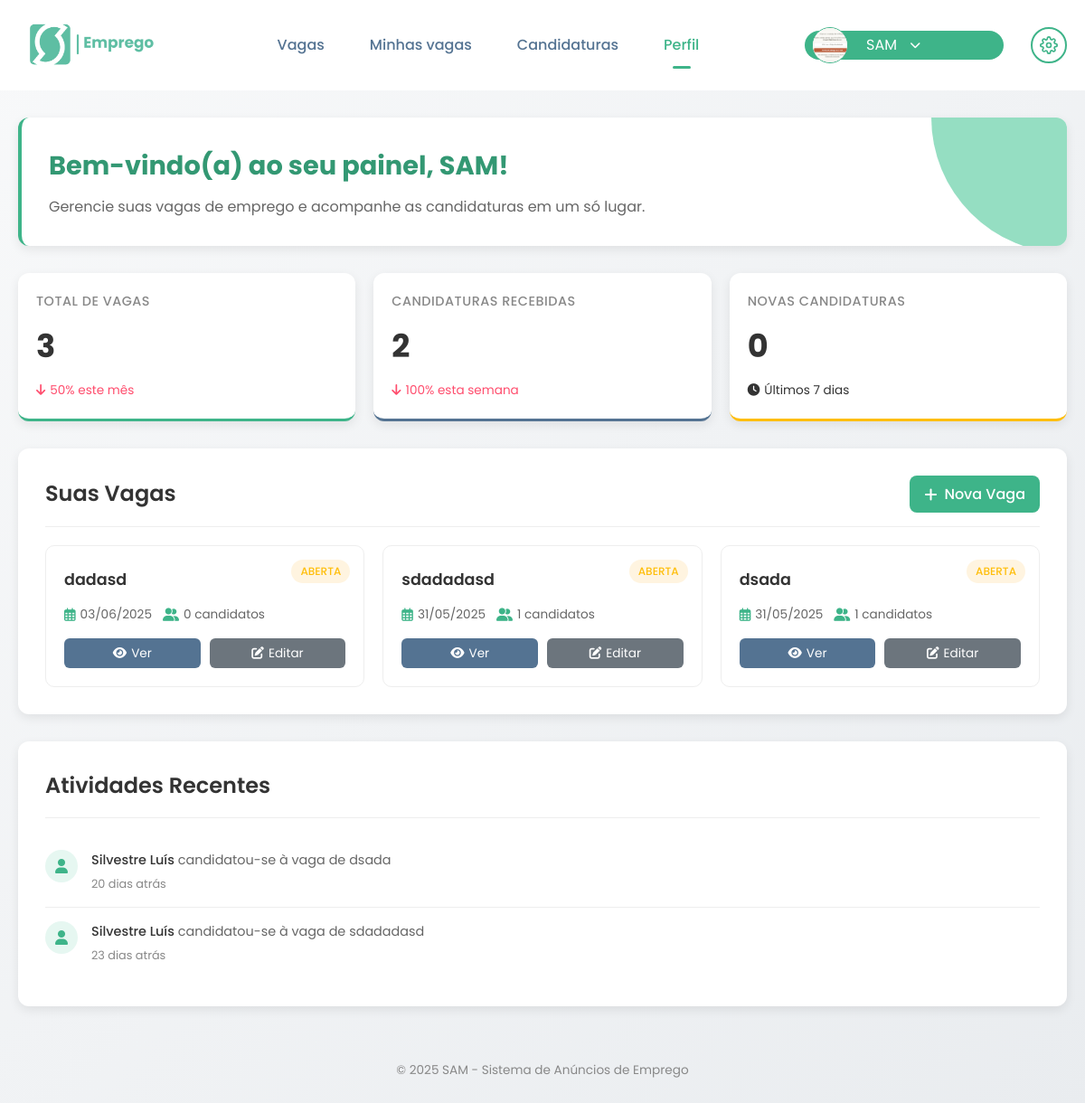
The page /Sam_emprego/painel_empresa.php (signed in) on the database its author committed.
### tables this page shows
CREATE TABLE `empresas_recrutamento` (
  `id` int(11) NOT NULL,
  `nome` varchar(255) NOT NULL,
  `logo` varchar(255) DEFAULT NULL,
  `email` varchar(255) NOT NULL,
  `senha` varchar(255) NOT NULL,
  `telefone` varchar(20) DEFAULT NULL,
  `endereco` varchar(255) DEFAULT NULL,
  `descricao` text DEFAULT NULL,
  `setor` varchar(100) DEFAULT NULL,
  `tamanho` varchar(50) DEFAULT NULL,
  `website` varchar(255) DEFAULT NULL,
  `data_registro` timestamp NOT NULL DEFAULT current_timestamp(),
  `status` enum('Ativo','Inativo','Pendente') DEFAULT 'Ativo'
);

CREATE TABLE `vagas` (
  `id` int(11) NOT NULL,
  `empresa_id` int(11) NOT NULL,
  `titulo` varchar(255) NOT NULL,
  `descricao` text NOT NULL,
  `requisitos` text DEFAULT NULL,
  `departamento` varchar(100) DEFAULT NULL,
  `localizacao` varchar(255) DEFAULT NULL,
  `tipo_contrato` varchar(50) NOT NULL,
  `salario_min` decimal(10,2) DEFAULT NULL,
  `salario_max` decimal(10,2) DEFAULT NULL,
  `data_publicacao` timestamp NOT NULL DEFAULT current_timestamp(),
  `data_expiracao` date DEFAULT NULL,
  `status` enum('Aberta','Fechada','Pausada','Rascunho','Em análise','Finalizada') DEFAULT 'Aberta',
  `categoria` varchar(100) DEFAULT NULL,
  `localizacao_tipo` varchar(50) DEFAULT NULL,
  `periodo_salario` varchar(20) DEFAULT NULL,
  `metodo_pagamento` varchar(50) DEFAULT NULL,
  `idioma` varchar(50) DEFAULT NULL,
  `fuso_horario` varchar(20) DEFAULT NULL,
  `dias_uteis` varchar(30) DEFAULT NULL,
  `horas_semanais_min` int(11) DEFAULT NULL,
  `horas_semanais_max` int(11) DEFAULT NULL,
  `horas_diarias_min` int(11) DEFAULT NULL,
  `horas_diarias_max` int(11) DEFAULT NULL,
  `hora_inicio` time DEFAULT NULL,
  `hora_fim` time DEFAULT NULL
);

CREATE TABLE `candidaturas` (
  `id` int(11) NOT NULL,
  `candidato_id` int(11) NOT NULL,
  `vaga_id` int(11) NOT NULL,
  `data_candidatura` timestamp NOT NULL DEFAULT current_timestamp(),
  `status` enum('Pendente','Visualizada','Em análise','Entrevista','Aprovado','Rejeitado') DEFAULT 'Pendente',
  `notas` text DEFAULT NULL,
  `entrevista_data` date DEFAULT NULL,
  `entrevista_hora` time DEFAULT NULL,
  `entrevista_tipo` varchar(20) DEFAULT NULL,
  `entrevista_local` text DEFAULT NULL
);

CREATE TABLE `candidatos` (
  `id` int(11) NOT NULL,
  `nome` varchar(255) NOT NULL,
  `email` varchar(255) NOT NULL,
  `senha` varchar(255) NOT NULL,
  `telefone` varchar(20) DEFAULT NULL,
  `data_nascimento` date DEFAULT NULL,
  `endereco` varchar(255) DEFAULT NULL,
  `formacao` text DEFAULT NULL,
  `experiencia` text DEFAULT NULL,
  `habilidades` text DEFAULT NULL,
  `curriculo_path` varchar(255) DEFAULT NULL,
  `data_registro` timestamp NOT NULL DEFAULT current_timestamp(),
  `status` enum('Ativo','Inativo','Pendente') DEFAULT 'Pendente',
  `perfil_completo` tinyint(1) DEFAULT 0
);

### Sam_emprego/painel_empresa.php (the view, shortened to what this page needs)
<?php
    require_once 'config/database.php';
    try {
        $stmt = $pdo->prepare("SELECT * FROM empresas_recrutamento WHERE id = ?");
        $stmt->execute([$_SESSION['empresa_id']]);
        $empresa = $stmt->fetch();
        $stmt = $pdo->prepare("SELECT * FROM vagas WHERE empresa_id = ? ORDER BY data_publicacao DESC");
        $stmt->execute([$_SESSION['empresa_id']]);
        $vagas = $stmt->fetchAll();
        $stmt = $pdo->prepare("
            SELECT COUNT(*) as total
            FROM candidaturas c
            JOIN vagas v ON c.vaga_id = v.id
            WHERE v.empresa_id = ?
        ");
        $stmt->execute([$_SESSION['empresa_id']]);
        $totalCandidaturas = $stmt->fetch()['total'] ?? 0;
        $stmt = $pdo->prepare("
            SELECT COUNT(*) as total
            FROM candidaturas c
            JOIN vagas v ON c.vaga_id = v.id
            WHERE v.empresa_id = ?
            AND c.data_candidatura >= DATE_SUB(NOW(), INTERVAL 7 DAY)
        ");
        $stmt->execute([$_SESSION['empresa_id']]);
        $novasCandidaturas = $stmt->fetch()['total'] ?? 0;
        $stmt = $pdo->prepare("
            SELECT
                COUNT(*) as total_atual,
                (SELECT COUNT(*) FROM vagas
                 WHERE empresa_id = ?
                 AND data_publicacao < DATE_FORMAT(NOW(), '%Y-%m-01')
                ) as total_anterior
            FROM vagas
            WHERE empresa_id = ?
            AND data_publicacao >= DATE_FORMAT(NOW(), '%Y-%m-01')
        ");
        $stmt->execute([$_SESSION['empresa_id'], $_SESSION['empresa_id']]);
        $crescimentoVagas = $stmt->fetch();
        $percentualCrescimentoVagas = $crescimentoVagas['total_anterior'] > 0
            ? round((($crescimentoVagas['total_atual'] - $crescimentoVagas['total_anterior']) / $crescimentoVagas['total_anterior']) * 100)
            : 0;
        $stmt = $pdo->prepare("
            SELECT
                COUNT(*) as total_atual,
                (SELECT COUNT(*)
                 FROM candidaturas c
                 JOIN vagas v ON c.vaga_id = v.id
                 WHERE v.empresa_id = ?
                 AND c.data_candidatura < DATE_SUB(NOW(), INTERVAL 7 DAY)
                ) as total_anterior
            FROM candidaturas c
            JOIN vagas v ON c.vaga_id = v.id
            WHERE v.empresa_id = ?
            AND c.data_candidatura >= DATE_SUB(NOW(), INTERVAL 7 DAY)
        ");
        $stmt->execute([$_SESSION['empresa_id'], $_SESSION['empresa_id']]);
        $crescimentoCandidaturas = $stmt->fetch();
        $percentualCrescimentoCandidaturas = $crescimentoCandidaturas['total_anterior'] > 0
            ? round((($crescimentoCandidaturas['total_atual'] - $crescimentoCandidaturas['total_anterior']) / $crescimentoCandidaturas['total_anterior']) * 100)
            : 0;
        $stmt = $pdo->prepare("
            SELECT
                c.*,
                v.titulo as vaga_titulo,
                cd.nome as candidato_nome,
                TIMESTAMPDIFF(HOUR, c.data_candidatura, NOW()) as horas_antes
            FROM candidaturas c
            JOIN vagas v ON c.vaga_id = v.id
            JOIN candidatos cd ON c.candidato_id = cd.id
            WHERE v.empresa_id = ?
            ORDER BY c.data_candidatura DESC
            LIMIT 3
        ");
        $stmt->execute([$_SESSION['empresa_id']]);
        $atividadesRecentes = $stmt->fetchAll();
        $stmt = $pdo->prepare("
            SELECT v.id, COUNT(c.id) as total_candidatos
            FROM vagas v
            LEFT JOIN candidaturas c ON v.id = c.vaga_id
            WHERE v.empresa_id = ?
            GROUP BY v.id
        ");
        $stmt->execute([$_SESSION['empresa_id']]);
        $candidatosPorVaga = [];
        while ($row = $stmt->fetch()) {
            $candidatosPorVaga[$row['id']] = $row['total_candidatos'];
        }
    } catch (PDOException $e) {
        $erro = "Erro ao carregar dados: " . $e->getMessage();
    }
?>
<!DOCTYPE html>
<html lang="pt-BR">
<head>
    <link rel="stylesheet" href="../all.css/emprego.css/emp_vagas.css">
    <link rel="stylesheet" href="../all.css/emprego.css/emp_search.css">
    <link rel="stylesheet" href="../all.css/emprego.css/emp_header.css">
    <link rel="stylesheet" href="https://cdnjs.cloudflare.com/ajax/libs/font-awesome/6.0.0/css/all.min.css">
</head>
<body>
    <header class="header">
        <div class="header-content">
            <div class="logo">
                <img src="../fotos/sam30-13.png" alt="SAM Emprego Logo">
            </div>
            <div class="nav-container">
                <nav class="nav-menu">
                    <a href="job_search_page_emp.php">Vagas</a>
                    <a href="emp_vagas.php">Minhas vagas</a>
                    <a href="empresas_candidaturas.php">Candidaturas</a>
                    <a href="painel_empresa.php" class="active">Perfil</a>
                </nav>
            </div>
            <div class="user-section">
                <div class="user-dropdown" id="userDropdownToggle">
                    <div class="user-avatar">
                        <img src="<?php echo !empty($empresa['logo']) ? htmlspecialchars($empresa['logo']) : 'sam2-05.png'; ?>" alt="Logo da Empresa" width="40">
                    </div>
                        <span><?php echo htmlspecialchars($empresa['nome'] ?? $_SESSION['empresa_nome']); ?></span>
                    <i class="fas fa-chevron-down dropdown-arrow"></i>
                </div>
                  <div class="settings-icon">
                    <a href="configuracoes_empresa.php">
                    </a>
                </div>
            </div>
        </div>
    </header>
    <div class="container">
        <div class="welcome-section">
            <h1>Bem-vindo(a) ao seu painel, <?php echo htmlspecialchars($empresa['nome'] ?? $_SESSION['empresa_nome']); ?>!</h1>
            <p>Gerencie suas vagas de emprego e acompanhe as candidaturas em um só lugar.</p>
        </div>
        <div class="stats-container">
            <div class="stat-card">
                <h3>Total de Vagas</h3>
                <p class="stat-number"><?php echo count($vagas); ?></p>
                <span class="stat-trend <?php echo $percentualCrescimentoVagas >= 0 ? 'up' : 'down'; ?>">
                    <i class="fas fa-arrow-<?php echo $percentualCrescimentoVagas >= 0 ? 'up' : 'down'; ?>"></i>
                    <?php echo abs($percentualCrescimentoVagas); ?>% este mês
                </span>
            </div>
            <div class="stat-card">
                <h3>Candidaturas Recebidas</h3>
                <p class="stat-number"><?php echo $totalCandidaturas ?? 0; ?></p>
                <span class="stat-trend <?php echo $percentualCrescimentoCandidaturas >= 0 ? 'up' : 'down'; ?>">
                    <i class="fas fa-arrow-<?php echo $percentualCrescimentoCandidaturas >= 0 ? 'up' : 'down'; ?>"></i>
                    <?php echo abs($percentualCrescimentoCandidaturas); ?>% esta semana
                </span>
            </div>
            <div class="stat-card">
                <h3>Novas Candidaturas</h3>
                <p class="stat-number"><?php echo $novasCandidaturas ?? 0; ?></p>
                <span class="stat-trend">
                    <i class="fas fa-clock"></i> Últimos 7 dias
                </span>
            </div>
        </div>
        <div class="jobs-section">
            <div class="section-header">
                <h2>Suas Vagas</h2>
                <a href="registro_vagas.php" class="action-btn">
                    <i class="fas fa-plus"></i> Nova Vaga
                </a>
            </div>
            <?php if (isset($vagas) && count($vagas) > 0): ?>
                <div class="jobs-list">
                    <?php foreach($vagas as $vaga): ?>
                        <div class="vaga-item">
                            <span class="vaga-status status-<?php echo strtolower($vaga['status']) === 'ativa' ? 'ativa' : (strtolower($vaga['status']) === 'encerrada' ? 'encerrada' : 'pausada'); ?>">
                                <?php echo htmlspecialchars($vaga['status']); ?>
                            </span>
                            <h3><?php echo htmlspecialchars($vaga['titulo']); ?></h3>
                            <div class="vaga-meta">
                                <div class="vaga-meta-item">
                                    <i class="far fa-calendar-alt"></i>
                                    <?php echo date('d/m/Y', strtotime($vaga['data_publicacao'])); ?>
                                </div>
                                <div class="vaga-meta-item">
                                    <i class="fas fa-user-friends"></i>
                                    <?php echo $candidatosPorVaga[$vaga['id']] ?? 0; ?> candidatos
                                </div>
                            </div>
                            <div class="vaga-actions">
                                <a href="job_view_page.php?id=<?php echo $vaga['id']; ?>" class="btn-small btn-view">
                                    <i class="fas fa-eye"></i> Ver
                                </a>
                                <a href="editar_vaga.php?id=<?php echo $vaga['id']; ?>" class="btn-small btn-edit">
                                    <i class="fas fa-edit"></i> Editar
                                </a>
                            </div>
                        </div>
                    <?php endforeach; ?>
                </div>
            <?php endif; ?>
        </div>
        <div class="recent-activity">
            <div class="section-header">
                <h2>Atividades Recentes</h2>
            </div>
            <ul class="activity-list">
                <?php if (isset($atividadesRecentes) && !empty($atividadesRecentes)): ?>
                    <?php foreach($atividadesRecentes as $atividade): ?>
                        <li class="activity-item">
                            <div class="activity-icon icon-candidate">
                                <i class="fas fa-user"></i>
                            </div>
                            <div class="activity-content">
                                <p><span class="highlight"><?php echo htmlspecialchars($atividade['candidato_nome']); ?></span> candidatou-se à vaga de <?php echo htmlspecialchars($atividade['vaga_titulo']); ?></p>
                                <div class="activity-time">
                                    <?php
                                    if ($atividade['horas_antes'] < 24) {
                                        echo $atividade['horas_antes'] . ' horas atrás';
                                    } else {
                                        echo floor($atividade['horas_antes'] / 24) . ' dias atrás';
                                    }
                                    ?>
                                </div>
                            </div>
                        </li>
                    <?php endforeach; ?>
                <?php endif; ?>
            </ul>
        </div>
        <div class="footer">
            <p>&copy; <?php echo date('Y'); ?> SAM - Sistema de Anúncios de Emprego</p>
        </div>
    </div>
</body>
</html>

### rows shown on the page
empresas_recrutamento: logo (picture), nome "SAM"
vagas: status "ABERTA", titulo "dadasd", data_publicacao "03/06/2025", id "0"
vagas: status "ABERTA", titulo "sdadadasd", data_publicacao "31/05/2025", id "1"
vagas: status "ABERTA", titulo "dsada", data_publicacao "31/05/2025", id "1"
candidaturas: candidato.nome "Silvestre Luís", vaga.titulo "dsada", horas_antes "20"
candidaturas: candidato.nome "Silvestre Luís", vaga.titulo "sdadadasd", horas_antes "23"

### other values the page prints
count($vagas) "3"
abs($percentualCrescimentoVagas) "50"
$totalCandidaturas "2"
abs($percentualCrescimentoCandidaturas) "100"
$novasCandidaturas "0"
